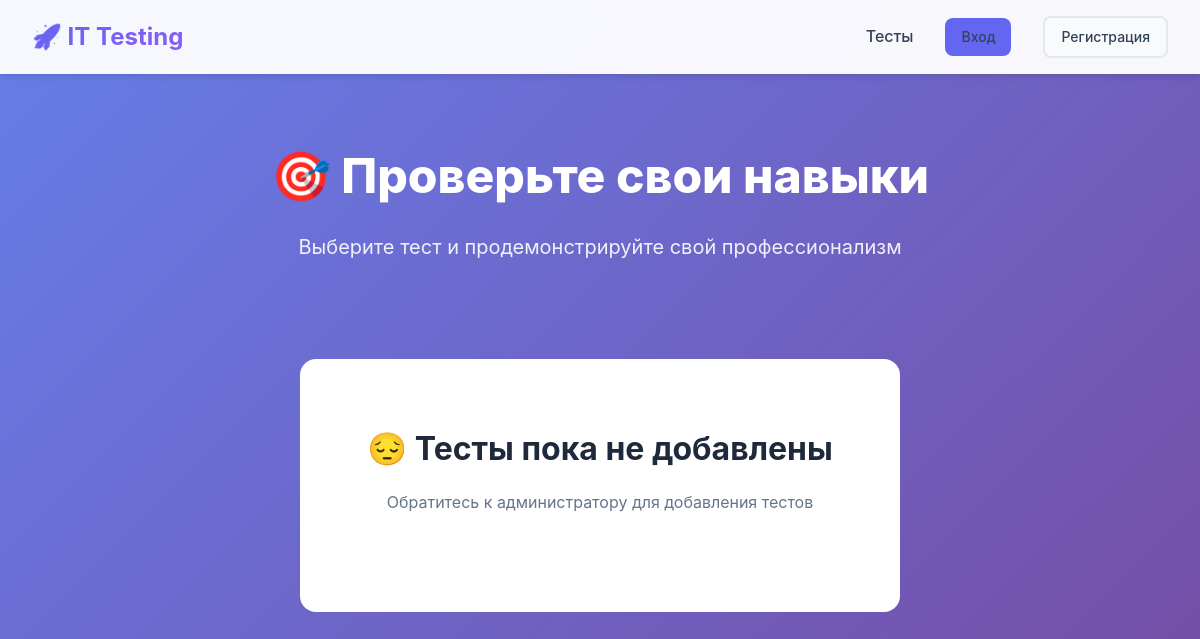
Before: / with the older database file.
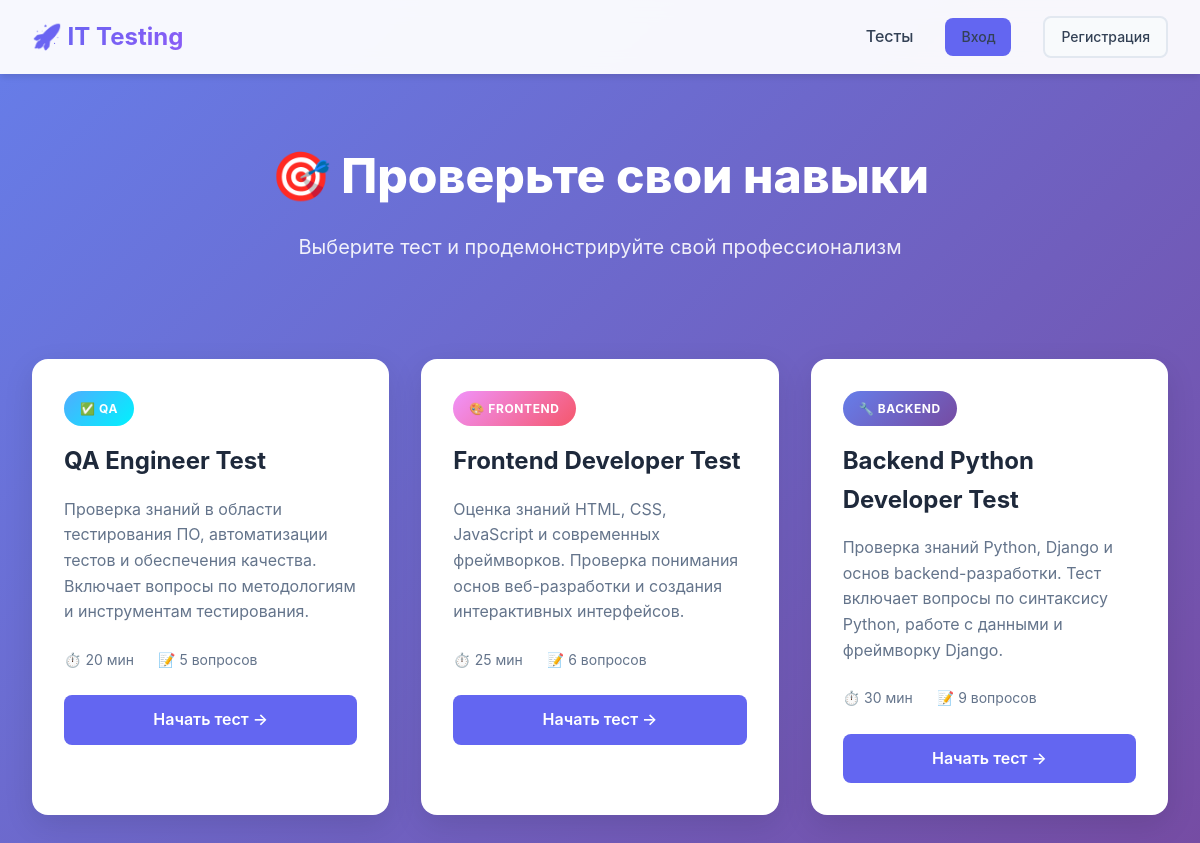
After: the same page with the newer database file.
### myapp/models.py (models this page shows, shortened)
class Test(models.Model):
    SPECIALIZATION_CHOICES = (
        ('backend', 'Backend'),
        ('frontend', 'Frontend'),
        ('qa', 'QA'),
        ('fullstack', 'Fullstack'),
        ('devops', 'DevOps'),
    )
    title = models.CharField(max_length=200, verbose_name="Название теста")
    description = models.TextField(verbose_name="Описание")
    specialization = models.CharField(
        max_length=50,
        choices=SPECIALIZATION_CHOICES,
        default='backend',
        verbose_name="Специализация"
    )
    time_limit_minutes = models.IntegerField(default=60, verbose_name="Лимит времени (минуты)")
    created_at = models.DateTimeField(auto_now_add=True, verbose_name="Дата создания")
    is_active = models.BooleanField(default=True, verbose_name="Активен")
    class Meta:
        verbose_name = "Тест"
        verbose_name_plural = "Тесты"
        ordering = ['-created_at']

### myapp/views.py (the view, shortened to what this page needs)
# urls.py: path('', views.test_list, name='test_list'),
def test_list(request):
    tests = Test.objects.filter(is_active=True)
    return render(request, 'myapp/test_list.html', {'tests': tests})

### myapp/templates/myapp/test_list.html (shortened to what this page needs)
{% extends 'myapp/base.html' %}
{% load static %}
{% block extra_css %}
<link rel="stylesheet" href="{% static 'myapp/css/test_list.css' %}">
{% endblock %}
{% block content %}
<div class="hero">
    <h1>🎯 Проверьте свои навыки</h1>
    <p>Выберите тест и продемонстрируйте свой профессионализм</p>
</div>
<div class="container">
    {% if tests and not recommended_tests and not other_tests %}
        <div class="tests-grid">
            {% for test in tests %}
            <div class="test-card">
                <span class="test-badge badge-{{ test.specialization }}">
                    {% if test.specialization == 'backend' %}🔧 Backend
                    {% elif test.specialization == 'frontend' %}🎨 Frontend
                    {% elif test.specialization == 'qa' %}✅ QA
                    {% elif test.specialization == 'fullstack' %}🌟 Fullstack
                    {% elif test.specialization == 'devops' %}⚙️ DevOps
                    {% endif %}
                </span>
                <h2>{{ test.title }}</h2>
                <p>{{ test.description|truncatewords:20 }}</p>
                <div class="test-meta">
                    <span>⏱️ {{ test.time_limit_minutes }} мин</span>
                    <span>📝 {{ test.questions.count }} вопросов</span>
                </div>
                <a href="{% url 'test_detail' test.pk %}" class="btn btn-primary" style="width: 100%; text-align: center;">
                    Начать тест →
                </a>
            </div>
            {% endfor %}
        </div>
    {% endif %}
    {% if not tests and not recommended_tests and not other_tests %}
        <div class="empty-state">
            <h2>😔 Тесты пока не добавлены</h2>
            <p>Обратитесь к администратору для добавления тестов</p>
        </div>
    {% endif %}
</div>
{% endblock %}

### myapp/templates/myapp/base.html (shortened to what this page needs)
<!DOCTYPE html>
<html lang="ru">
<head>
    {% load static %}
    {% block extra_css %}{% endblock %}
</head>
<body>
    <nav class="navbar">
        <div class="container">
            <div class="logo">🚀 IT Testing</div>
            <ul class="nav-links">
                <li><a href="{% url 'test_list' %}">Тесты</a></li>
                {% if user.is_authenticated %}
                    <li><a href="{% url 'profile' %}">Профиль</a></li>
                    {% if user.is_staff %}
                        <li><a href="/admin/">Админ</a></li>
                    {% endif %}
                    <li class="user-menu">
                        <span class="user-name">{{ user.first_name }}</span>
                        <form method="post" action="{% url 'logout' %}" style="display: inline; margin: 0;">
                            {% csrf_token %}
                            <button type="submit" class="btn btn-sm btn-secondary" style="border: none; cursor: pointer;">Выход</button>
                        </form>
                    </li>
                {% else %}
                    <li><a href="{% url 'login' %}" class="btn btn-sm btn-primary">Вход</a></li>
                    <li><a href="{% url 'register' %}" class="btn btn-sm btn-secondary">Регистрация</a></li>
                {% endif %}
            </ul>
        </div>
    </nav>
    <main>
        {% block content %}{% endblock %}
    </main>
</body>
</html>

### myapp/static/myapp/css/test_list.css (style rules this page uses)
.hero { text-align: center; padding: 4rem 2rem; color: white; }
.hero h1 { font-size: 3rem; margin-bottom: 1rem; font-weight: 800; }
.hero p { font-size: 1.25rem; opacity: 0.9; }
.tests-grid { display: grid; grid-template-columns: repeat(auto-fill, minmax(320px, 1fr)); gap: 2rem; margin-bottom: 3rem; }
.test-card { background: white; border-radius: 16px; padding: 2rem; box-shadow: 0 10px 30px rgba(0, 0, 0, 0.1); transition: all 0.3s; position: relative; }
.test-badge { display: inline-block; padding: 0.5rem 1rem; border-radius: 20px; font-size: 0.75rem; font-weight: 700; text-transform: uppercase; letter-spacing: 0.05em; margin-bottom: 1rem; }
.badge-backend { background: linear-gradient(135deg, #667eea, #764ba2); color: white; }
.badge-frontend { background: linear-gradient(135deg, #f093fb, #f5576c); color: white; }
.badge-qa { background: linear-gradient(135deg, #4facfe, #00f2fe); color: white; }
.test-card h2 { font-size: 1.5rem; color: var(--dark); margin-bottom: 1rem; }
.test-card p { color: var(--text-light); margin-bottom: 1.5rem; line-height: 1.6; }
.test-meta { display: flex; gap: 1.5rem; color: var(--text-light); font-size: 0.875rem; margin-bottom: 1.5rem; }

### myapp/templates/myapp/base.html (style rules this page uses)
* { margin: 0; padding: 0; box-sizing: border-box; }
:root { --primary: #6366f1; --primary-dark: #4f46e5; --secondary: #8b5cf6; --success: #10b981; --danger: #ef4444; --warning: #f59e0b; --dark: #1e293b; --light: #f8fafc; --border: #e2e8f0; --text: #334155; --text-light: #64748b; }
body { font-family: -apple-system, BlinkMacSystemFont, 'Segoe UI', Roboto, Oxygen, Ubuntu, Cantarell, sans-serif; background: linear-gradient(135deg, #667eea 0%, #764ba2 100%); min-height: 100vh; color: var(--text); line-height: 1.6; }
.navbar { background: rgba(255, 255, 255, 0.95); backdrop-filter: blur(10px); box-shadow: 0 4px 6px -1px rgba(0, 0, 0, 0.1); padding: 1rem 0; position: sticky; top: 0; z-index: 1000; }
.navbar .container { max-width: 1200px; margin: 0 auto; padding: 0 2rem; display: flex; justify-content: space-between; align-items: center; }
.logo { font-size: 1.5rem; font-weight: 700; background: linear-gradient(135deg, var(--primary), var(--secondary)); -webkit-background-clip: text; -webkit-text-fill-color: transparent; background-clip: text; }
.nav-links { display: flex; gap: 2rem; list-style: none; align-items: center; }
.nav-links a { color: var(--text); text-decoration: none; font-weight: 500; transition: color 0.3s; }
.container { max-width: 1200px; margin: 0 auto; padding: 2rem; }
.btn { display: inline-block; padding: 0.75rem 1.5rem; border-radius: 8px; font-weight: 600; text-decoration: none; border: none; cursor: pointer; transition: all 0.3s; font-size: 1rem; }
.btn-primary { background: var(--primary); color: white; }
.btn-secondary { background: var(--light); color: var(--text); border: 2px solid var(--border); }
.btn-sm { padding: 0.5rem 1rem; font-size: 0.875rem; }

Changed rows visible on the page:
added Test: specialization "✅ QA", title "QA Engineer Test", description "Проверка знаний в области тестирования ПО, автоматизации тестов и обеспечения качества. Включает вопросы по методологиям и инструментам тестирования.", time_limit_minutes "20", questions.count "5"
added Test: specialization "🎨 FRONTEND", title "Frontend Developer Test", description "Оценка знаний HTML, CSS, JavaScript и современных фреймворков. Проверка понимания основ веб-разработки и создания интерактивных интерфейсов.", time_limit_minutes "25", questions.count "6"
added Test: specialization "🔧 BACKEND", title "Backend Python Developer Test", description "Проверка знаний Python, Django и основ backend-разработки. Тест включает вопросы по синтаксису Python, работе с данными и фреймворку Django.", time_limit_minutes "30", questions.count "9"
Other visible differences:
text no longer shown: "😔 Тесты пока не добавлены Обратитесь к администратору для добавления тестов"
